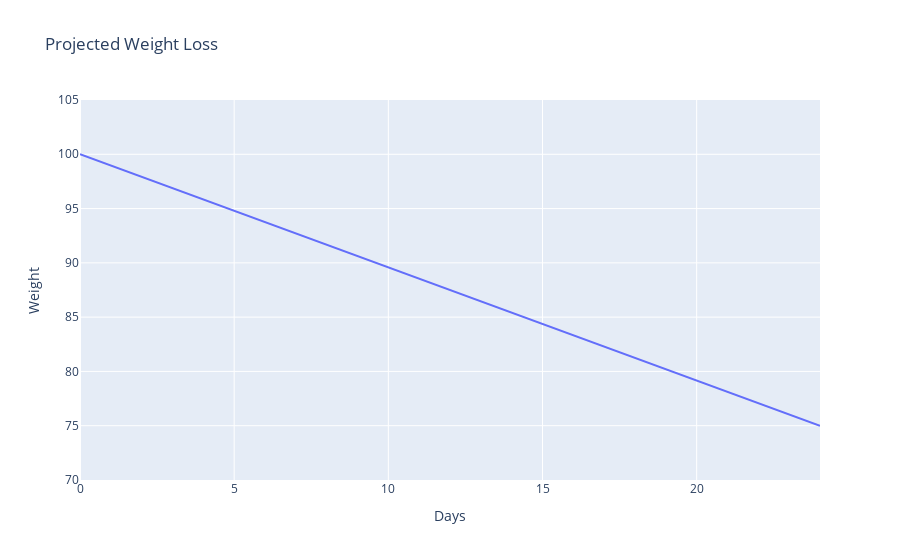

The cell this chart's notebook holds for it:
### Code cell
# Weight 100kg, height 1.85 meters, male, 25 years old, moderate exercise 3-5 times a week, ideal weight 75kg, 
# 25 days to reach goal, return plot of Projected Weight Loss. 
project_calories(100, 1.85, 1, 25, 1.6, 75, 25, return_graph=True)

### Figure 1 — Plotly figure (JSON) as saved in the notebook; plotly's stock layout.template omitted (floating-point values rounded to 4 significant figures)
{"data": [{"hovertemplate": "Days=%{x}<br>Weight=%{y}<extra></extra>", "legendgroup": "", "line": {"color": "#636efa", "dash": "solid"}, "marker": {"symbol": "circle"}, "mode": "lines", "name": "", "orientation": "v", "showlegend": false, "type": "scatter", "x": [0, 1, 2, 3, 4, 5, 6, 7, 8, 9, 10, 11, 12, 13, 14, 15, 16, 17, 18, 19, 20, 21, 22, 23, 24], "xaxis": "x", "y": [100, 98.96, 97.92, 96.88, 95.83, 94.79, 93.75, 92.71, 91.67, 90.62, 89.58, 88.54, 87.5, 86.46, 85.42, 84.38, 83.33, 82.29, 81.25, 80.21, 79.17, 78.12, 77.08, 76.04, 75], "yaxis": "y"}], "layout": {"legend": {"tracegroupgap": 0}, "title": {"text": "Projected Weight Loss"}, "xaxis": {"anchor": "y", "domain": [0, 1], "title": {"text": "Days"}}, "yaxis": {"anchor": "x", "domain": [0, 1], "range": [70, 105], "title": {"text": "Weight"}}}}
